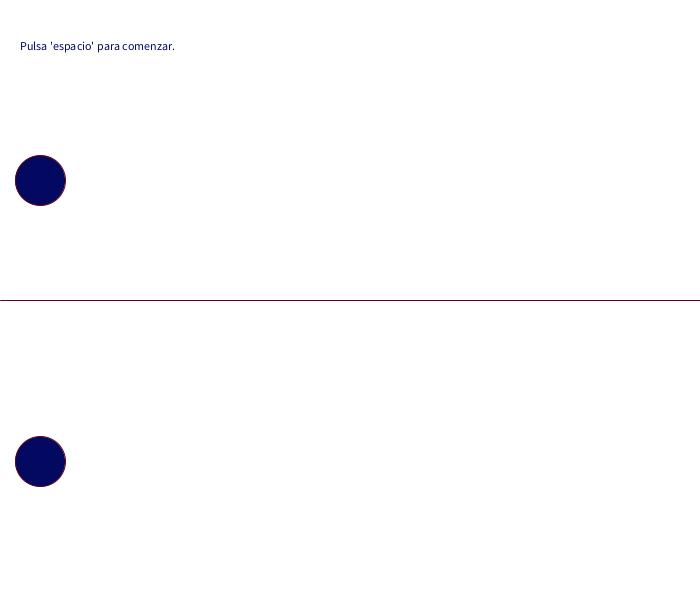
Frame 1 (no input)
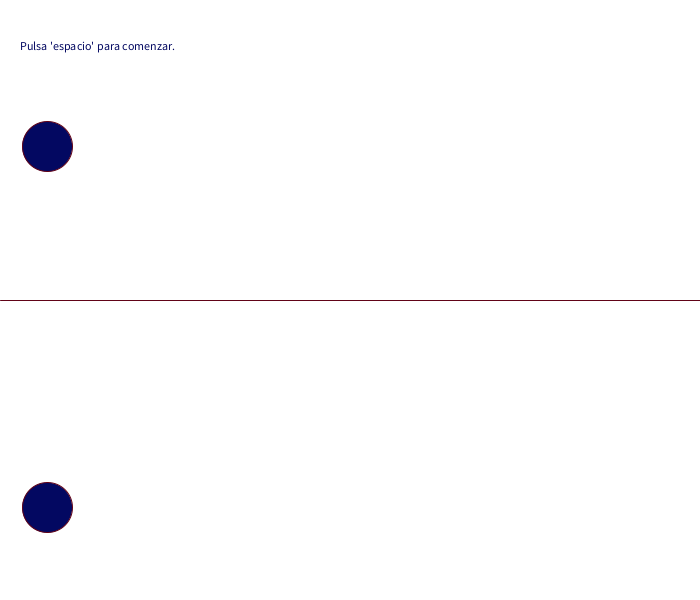
Frame 60 (the mouse pressed at the canvas centre just before this capture)
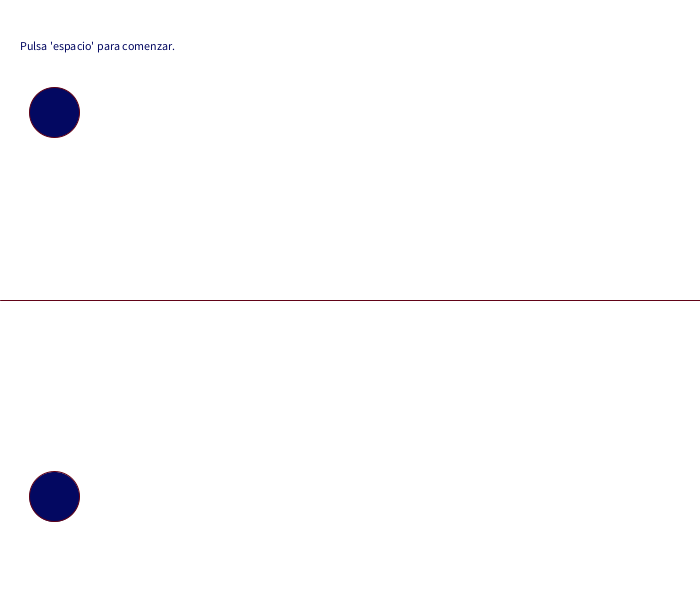
Frame 120 (the mouse held since frame 60 and released just before this capture)

The Processing sketch that drew these frames (run headless with seeded random() and noise(); from frame 60 on, the mouse is pressed at the canvas centre):

// Processing sketch: processing_150699
// ── processing_150699.pde

/*Alina Honhala
Ejercicio: Animar el movimiento de una particula a velocidad 
v sobre las 2 funciones osciladoras.*/

float x=40;
float y,y2,x2;
float pos_y;
float amp = 50; //Amplitud
int diam = 50;
int vel = 4;
float incr = 0.03;
float incr2 = 0.009; //Incremento distinto para que y2 no vaya tan deprisa
boolean iniciar = false;

void setup(){
  size(700,600);
  smooth();
}

void draw()
{
  
  pos_y = height/2;
  background(#FFFFFF);
  
  //Eje separador
  stroke(#610317);
  line(0,pos_y,width,pos_y);
  fill(#030861);
  text ("Pulsa 'espacio' para comenzar.", 20, 50);
  
  
  //FunciÃ³n 1
  pushMatrix();
  
  x+= vel*incr; 
  y=amp*sin(x)*exp(-0.002*x);  
  ellipse(x, (pos_y/2)+y, diam, diam);
  
  popMatrix();
  
  //FunciÃ³n 2
  pushMatrix();
  
  x2+= vel*incr2; 
  y2 = amp*sin(3*x2) + amp*sin(3.5*x2); 
  ellipse(x, (pos_y*1.5)+y2, diam, diam);
  
  popMatrix();
  
 
 
}

void keyPressed(){
   if(key == ' ')
      x=40;
      y=amp*sin(x)*exp(-0.002*x); 
      x2+= vel*incr2; 
      y2 = amp*sin(3*x2) + amp*sin(3.5*x2); 
      pos_y = height / 2;
      setup();

}
